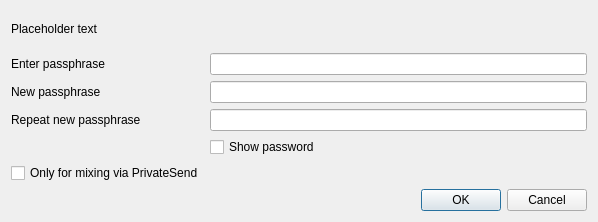
<?xml version="1.0" encoding="UTF-8"?>
<ui version="4.0">
 <class>AskPassphraseDialog</class>
 <widget class="QDialog" name="AskPassphraseDialog">
  <property name="geometry">
   <rect>
    <x>0</x>
    <y>0</y>
    <width>598</width>
    <height>222</height>
   </rect>
  </property>
  <property name="sizePolicy">
   <sizepolicy hsizetype="Preferred" vsizetype="Minimum">
    <horstretch>0</horstretch>
    <verstretch>0</verstretch>
   </sizepolicy>
  </property>
  <property name="minimumSize">
   <size>
    <width>550</width>
    <height>0</height>
   </size>
  </property>
  <property name="windowTitle">
   <string>Passphrase Dialog</string>
  </property>
  <layout class="QVBoxLayout" name="verticalLayout">
   <property name="sizeConstraint">
    <enum>QLayout::SetMinimumSize</enum>
   </property>
   <item>
    <widget class="QLabel" name="warningLabel">
     <property name="text">
      <string notr="true">Placeholder text</string>
     </property>
     <property name="textFormat">
      <enum>Qt::RichText</enum>
     </property>
     <property name="wordWrap">
      <bool>true</bool>
     </property>
    </widget>
   </item>
   <item>
    <layout class="QFormLayout" name="formLayout">
     <property name="sizeConstraint">
      <enum>QLayout::SetMinimumSize</enum>
     </property>
     <property name="fieldGrowthPolicy">
      <enum>QFormLayout::AllNonFixedFieldsGrow</enum>
     </property>
     <item row="0" column="0">
      <widget class="QLabel" name="passLabel1">
       <property name="text">
        <string>Enter passphrase</string>
       </property>
      </widget>
     </item>
     <item row="0" column="1">
      <widget class="QLineEdit" name="passEdit1">
       <property name="echoMode">
        <enum>QLineEdit::Password</enum>
       </property>
      </widget>
     </item>
     <item row="1" column="0">
      <widget class="QLabel" name="passLabel2">
       <property name="text">
        <string>New passphrase</string>
       </property>
      </widget>
     </item>
     <item row="1" column="1">
      <widget class="QLineEdit" name="passEdit2">
       <property name="echoMode">
        <enum>QLineEdit::Password</enum>
       </property>
      </widget>
     </item>
     <item row="2" column="0">
      <widget class="QLabel" name="passLabel3">
       <property name="text">
        <string>Repeat new passphrase</string>
       </property>
      </widget>
     </item>
     <item row="2" column="1">
      <widget class="QLineEdit" name="passEdit3">
       <property name="echoMode">
        <enum>QLineEdit::Password</enum>
       </property>
      </widget>
     </item>
     <item row="3" column="1">
      <widget class="QCheckBox" name="toggleShowPasswordButton">
       <property name="text">
        <string>Show password</string>
       </property>
      </widget>
     </item>
     <item row="4" column="1">
      <widget class="QLabel" name="capsLabel">
       <property name="font">
        <font>
         <weight>75</weight>
         <bold>true</bold>
        </font>
       </property>
       <property name="text">
        <string/>
       </property>
       <property name="alignment">
        <set>Qt::AlignCenter</set>
       </property>
      </widget>
     </item>
     <!-- Dash -->
     <item row="4" column="0">
      <widget class="QCheckBox" name="mixingOnlyCheckBox">
       <property name="enabled">
        <bool>true</bool>
       </property>
       <property name="toolTip">
        <string>Serves to disable the trivial sendmoney when OS account compromised. Provides no real security.</string>
       </property>
       <property name="text">
        <string>Only for mixing via PrivateSend</string>
       </property>
       <property name="visible">
        <bool>false</bool>
       </property>
      </widget>
     </item>
     <!--      -->
    </layout>
   </item>
   <item>
    <widget class="QDialogButtonBox" name="buttonBox">
     <property name="orientation">
      <enum>Qt::Horizontal</enum>
     </property>
     <property name="standardButtons">
      <set>QDialogButtonBox::Cancel|QDialogButtonBox::Ok</set>
     </property>
    </widget>
   </item>
  </layout>
 </widget>
 <resources/>
 <connections>
  <connection>
   <sender>buttonBox</sender>
   <signal>accepted()</signal>
   <receiver>AskPassphraseDialog</receiver>
   <slot>accept()</slot>
   <hints>
    <hint type="sourcelabel">
     <x>20</x>
     <y>20</y>
    </hint>
    <hint type="destinationlabel">
     <x>20</x>
     <y>20</y>
    </hint>
   </hints>
  </connection>
  <connection>
   <sender>buttonBox</sender>
   <signal>rejected()</signal>
   <receiver>AskPassphraseDialog</receiver>
   <slot>reject()</slot>
   <hints>
    <hint type="sourcelabel">
     <x>20</x>
     <y>20</y>
    </hint>
    <hint type="destinationlabel">
     <x>20</x>
     <y>20</y>
    </hint>
   </hints>
  </connection>
 </connections>
</ui>
